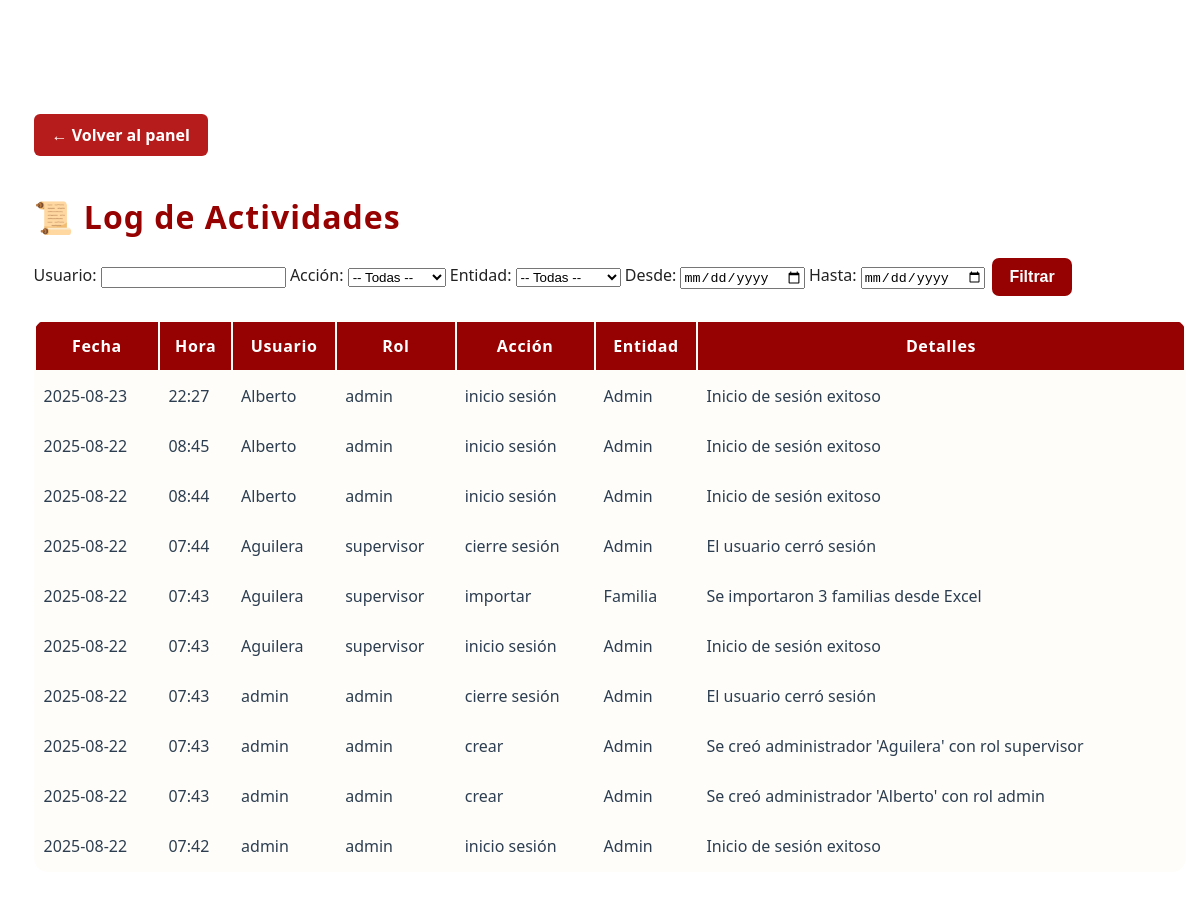
Before: /admin/log (signed in) with the older database file.
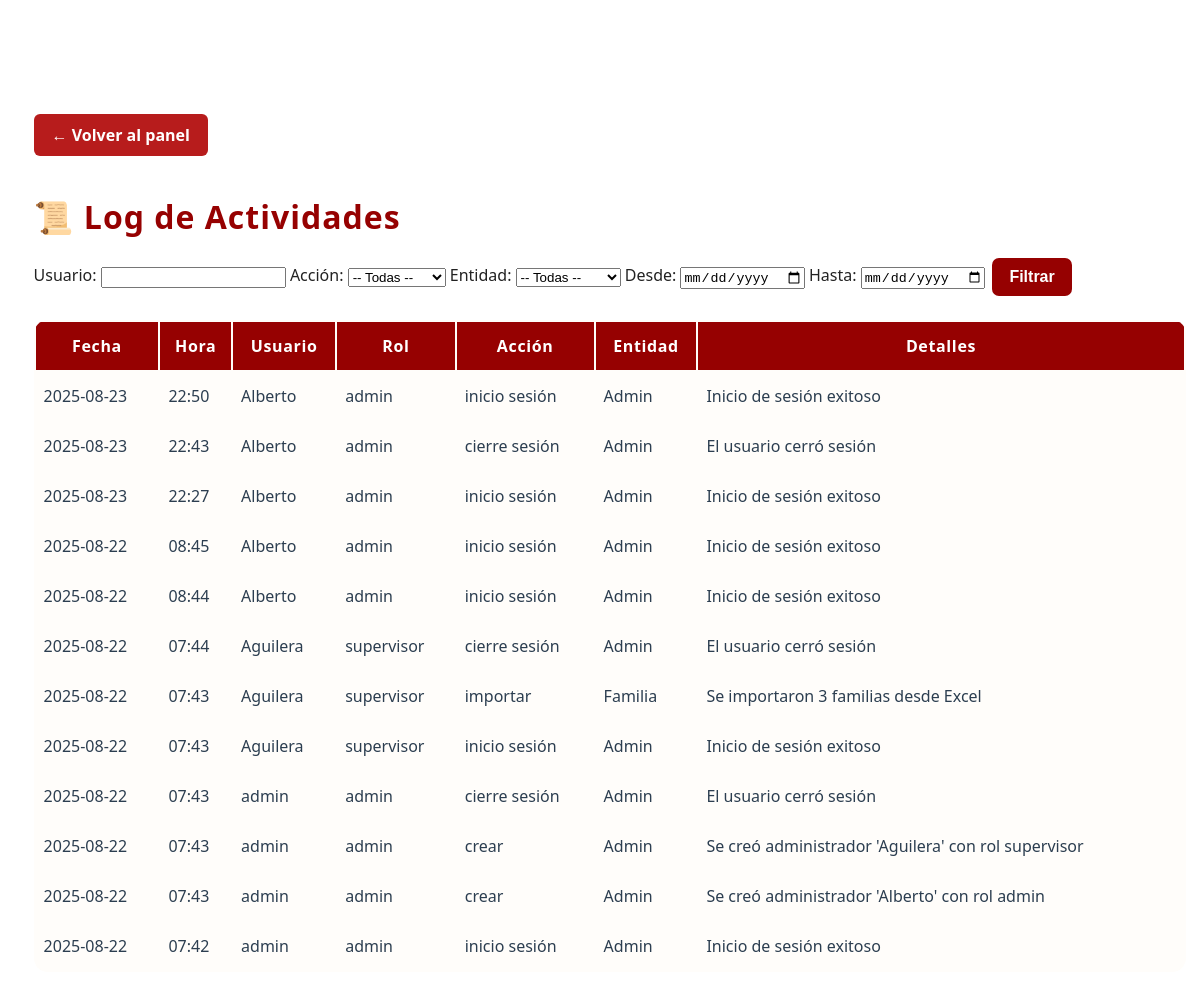
After: the same page with the newer database file.
### app/models.py (models this page shows, shortened)
class LogEntry(db.Model):
    __tablename__ = 'log_entries'
    id = db.Column(db.Integer, primary_key=True)
    timestamp = db.Column(
        db.DateTime,
        default=lambda: datetime.now(pytz.timezone('America/Merida')).replace(tzinfo=None),
        nullable=False
    )
    user = db.Column(db.String(64), nullable=False)
    role = db.Column(db.String(32), nullable=False)
    action = db.Column(db.String(32), nullable=False)   # e.g. 'crear', 'editar', 'eliminar', 'login'
    entity = db.Column(db.String(32), nullable=False)   # e.g. 'Familia', 'EventoQR', 'Admin'
    details = db.Column(db.Text, nullable=True)         # Descripción detallada

### app/routes.py (the view)
@app.route("/admin/log")
@login_requerido_admin
def log():
    usuario     = request.args.get("usuario", "")
    accion      = request.args.get("accion", "")
    entidad     = request.args.get("entidad", "")
    fecha_desde = request.args.get("desde", "")
    fecha_hasta = request.args.get("hasta", "")
    q = LogEntry.query
    if usuario:
        q = q.filter(LogEntry.user.ilike(f"%{usuario}%"))
    if accion:
        q = q.filter(LogEntry.action == accion)
    if entidad:
        q = q.filter(LogEntry.entity == entidad)
    if fecha_desde:
        dt = datetime.strptime(fecha_desde, "%Y-%m-%d")
        q = q.filter(LogEntry.timestamp >= dt)
    if fecha_hasta:
        dt = datetime.strptime(fecha_hasta, "%Y-%m-%d") + timedelta(hours=23, minutes=59, seconds=59)
        q = q.filter(LogEntry.timestamp <= dt)
    entries = q.order_by(LogEntry.timestamp.desc()).all()
    local_tz = pytz.timezone("America/Mexico_City")
    for e in entries:
        e.local_ts = e.timestamp.replace(tzinfo=pytz.utc).astimezone(local_tz)
    return render_template("log.html", entries=entries)

### app/__init__.py (called while the page is built)
@app.before_request
def mantener_sesion_activa():
    session.permanent = True

@app.template_filter('localtime')
def localtime_filter(utc_dt):
    if utc_dt is None:
        return ''
    local_tz = pytz.timezone('America/Mexico_City')
    if utc_dt.tzinfo is None:
        utc_dt = pytz.utc.localize(utc_dt)
    return utc_dt.astimezone(local_tz).strftime('%Y-%m-%d %H:%M')

### app/routes.py (called while the page is built, shortened)
def login_requerido_admin(f):
    @wraps(f)
    def decorada(*args, **kwargs):
        if "admin_id" not in session:
            return redirect(url_for("login"))
        return f(*args, **kwargs)
    return decorada

@app.before_request
def refrescar_timeout():
    if "admin_id" in session:
        now = datetime.utcnow()
        last = session.get("last_activity", now)
        if hasattr(last, "tzinfo") and last.tzinfo is not None:
            last = last.astimezone(timezone.utc).replace(tzinfo=None)

### app/templates/log.html (shortened to what this page needs)
<!DOCTYPE html>
<html lang="es">
<head>
    <link rel="stylesheet" href="{{ url_for('static', filename='css/admin.css') }}">
    <link rel="stylesheet" href="https://cdn.datatables.net/1.13.6/css/jquery.dataTables.min.css">
</head>
<body>
    <div class="admin-contenedor">
        <a href="{{ url_for('panel_admin') }}" class="btn-volver" style="margin-bottom:1.1em; display:inline-block;">← Volver al panel</a>
        <h1 style="margin-bottom:0.5em;">📜 Log de Actividades</h1>
        <form method="GET" class="log-filter-form">
            <div class="log-filter-row">
                <label>Usuario:</label>
                <input type="text" name="usuario" value="{{ request.args.get('usuario','') }}">
                <label>Acción:</label>
                <select name="accion">
                    <option value="">-- Todas --</option>
                </select>
                <label>Entidad:</label>
                <select name="entidad">
                    <option value="">-- Todas --</option>
                </select>
                <label>Desde:</label>
                <input type="date" name="desde" value="{{ request.args.get('desde','') }}">
                <label>Hasta:</label>
                <input type="date" name="hasta" value="{{ request.args.get('hasta','') }}">
                <button type="submit" class="btn btn-primary">Filtrar</button>
            </div>
        </form>
        <div class="table-responsive">
            <table id="tabla-log" class="display stripe" style="width:100%;">
                <thead>
                    <tr>
                        <th>Fecha</th>
                        <th>Hora</th>
                        <th>Usuario</th>
                        <th>Rol</th>
                        <th>Acción</th>
                        <th>Entidad</th>
                        <th>Detalles</th>
                    </tr>
                </thead>
                <tbody>
                    {% for entry in entries %}
                        {% set local = entry.timestamp|localtime %}
                        <tr>
                            <td>{{ local[:10] }}</td>
                            <td>{{ local[11:] }}</td>
                            <td>{{ entry.user }}</td>
                            <td>{{ entry.role }}</td>
                            <td>{{ entry.action }}</td>
                            <td>{{ entry.entity }}</td>
                            <td>{{ entry.details }}</td>
                        </tr>
                    {% endfor %}
                </tbody>
            </table>
        </div>
    </div>
</body>
</html>

### app/static/css/admin.css (style rules this page uses)
:root { --rojo-principal: #ff0000d7; --rojo-profundo: #ffffff; --dorado: rgb(150, 1, 1);; --blanco: #fff; --fondo-crema: #fffdfa; --sombra-roja: #850f0f44; }
a.btn-volver, button.btn-volver { display: inline-block; margin: 20px 0; padding: 10px 18px; background-color: #b71c1c !important; color: white !important; border-radius: 6px; text-decoration: none; font-weight: bold; transition: background-color 0.3s ease, transform 0.1s ease; }
body { font-family: 'Segoe UI', Arial, sans-serif; background: radial-gradient(ellipse at center, var(--rojo-principal) 0%, var(--rojo-profundo) 100%); min-height: 100vh; margin: 0; color: #222; position: relative; }
.admin-contenedor { position: relative; z-index: 5; background: rgba(255,255,255,0.95); backdrop-filter: blur(10px); border-radius: 20px; box-shadow: 0 8px 32px 0 var(--sombra-roja), 0 2px 8px var(--dorado)33; width: 96%; max-width: 1600px; margin: 3.5rem auto 2rem; padding: 2.4rem 2.1rem 2.5rem; }
h1, h2, h3 { color: var(--dorado); font-weight: 700; margin-bottom: 0.8rem; letter-spacing: 1px; text-shadow: 1px 2px 0 var(--rojo-profundo)18; }
.table-responsive { overflow-x: auto; }
table { width: 100%; background: var(--fondo-crema); border-radius: 14px; box-shadow: 0 4px 12px var(--dorado)11; overflow: hidden; margin-top: 1.3em; }
th { background: var(--dorado); color: var(--rojo-profundo); font-weight: 700; letter-spacing: 0.04em; padding: 13px 8px; }
td { background: var(--fondo-crema); color: #2c3e50; padding: 13px 8px; }
button, .btn, .btn-primary { background-color: var(--dorado); color: var(--rojo-profundo); border: none; padding: 10px 17px; border-radius: 7px; cursor: pointer; font-size: 1rem; font-weight: bold; margin: 0.2em; box-shadow: 0 2px 8px var(--rojo-profundo)15; transition: background 0.19s, color 0.19s, transform 0.13s; }

Changed rows visible on the page:
added LogEntry: local "2025-08-23", local "22:50", user "Alberto", role "admin", action "inicio sesión", entity "Admin", details "Inicio de sesión exitoso"
added LogEntry: local "2025-08-23", local "22:43", user "Alberto", role "admin", action "cierre sesión", entity "Admin", details "El usuario cerró sesión"
